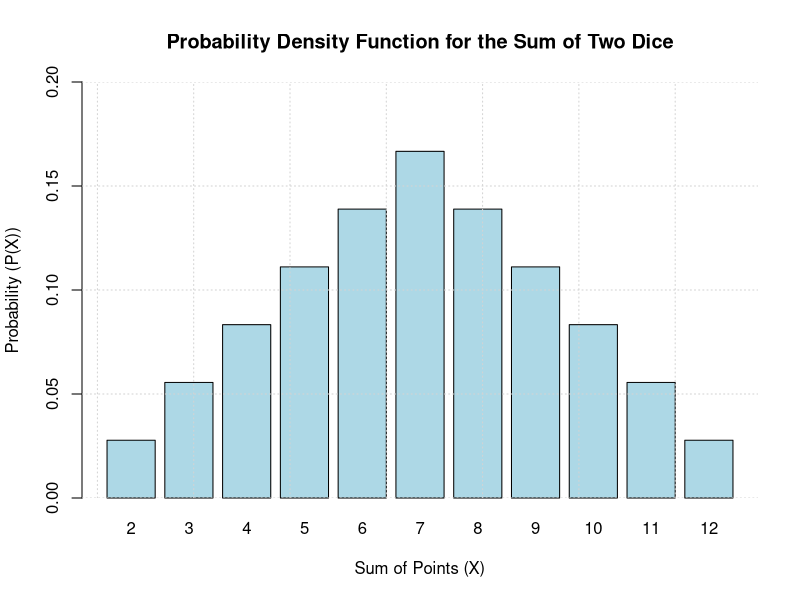

Write the R code that produced this figure.
# Probability distribution for the sum of two dice
x_values <- 2:12
probabilities <- c(1/36, 2/36, 3/36, 4/36, 5/36, 6/36, 5/36, 4/36, 3/36, 2/36, 1/36)

# Plotting the probability density function (PDF)
barplot(probabilities, names.arg = x_values, 
        col = "lightblue", border = "black",
        xlab = "Sum of Points (X)", 
        ylab = "Probability (P(X))", 
        main = "Probability Density Function for the Sum of Two Dice",
        ylim = c(0, 0.2))

# Adding grid lines for better readability
grid()
